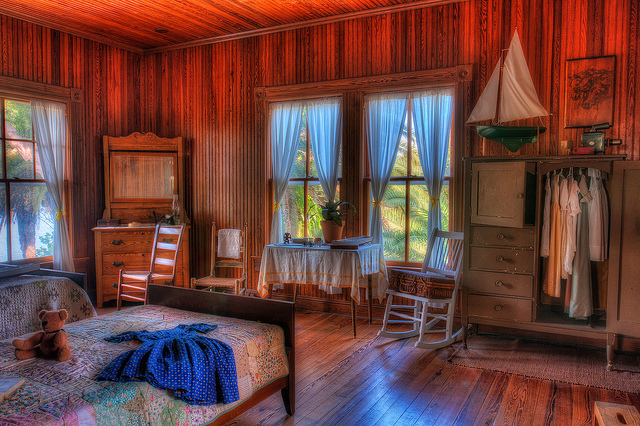
#> input picture synthetic/train2014/000000000275.jpg, 640 x 426 px; its folder holds only this picture in this run
$ python synthetic_dataset.py
#> lines starting #> are read from the running program, lines starting #| are printed output that depends on the picture
### synthetic/image_utils.py
import cv2
import numpy as np
import random
import math

# [6 lines left out: function drawRegion, not called in this run]

def to_homogeneous(corners):
    corners = corners.T
    return np.array([corners[0,], corners[1,], [1, 1, 1, 1]], dtype=int)

# [33 lines left out: functions scale_down, scale_up, center_crop, crop, not called in this run]

def rect2corner(rect):
    return np.array([[rect[0], rect[2]], [rect[1], rect[2]], [rect[1], rect[3]], [rect[0], rect[3]]])

# [37 lines left out: functions minmax_corner, avg_corner, mean_corners_error, not called in this run]

### synthetic/perturbate_dof_old.py
import cv2
import numpy as np
import random
from synthetic.image_utils import *
from matplotlib import pyplot as plt

# Homography (8 dof)
def hom(frame, patch_size=128, rho=32, rho_2=20, training=True,
        synthesis_tracking=True, crop_method='avg'):
    # Discard image if it's too small
    # Image will be resized to match the DeepHomography settings
    if frame.shape < (240, 320):
        return None, None
    if training:
        width, height = 320, 240
    else:
        width, height = 640, 480
    frame = scale_down(frame, (width, height))
    frame = center_crop(frame, (width, height))

    # Get corners
    y, x = np.random.randint(rho, height - rho - patch_size), np.random.randint(rho, width - rho - patch_size)
    corners = np.array([[x,y],
                    [x + patch_size, y],
                    [patch_size + x, patch_size + y],
                    [x, y + patch_size]], dtype=np.float32)

    # Synthesis the tracking scenario where 1st corner is also warped
    if synthesis_tracking:
        delta_p_init = np.float32([[np.random.randint(-rho_2, rho_2), np.random.randint(-rho_2, rho_2)],
                            [np.random.randint(-rho_2, rho_2), np.random.randint(-rho_2, rho_2)],
                            [np.random.randint(-rho_2, rho_2), np.random.randint(-rho_2, rho_2)],
                            [np.random.randint(-rho_2, rho_2), np.random.randint(-rho_2, rho_2)]])
        corners += delta_p_init
        if crop_method == 'avg':
            x_min, x_max, y_min, y_max = avg_corner(corners)
        elif crop_method == 'min':
            x_min, x_max, y_min, y_max = minmax_corner(corners)
        else:
            raise Exception('unsupported cropping method')
    else:
        x_min, x_max, y_min, y_max = x, x + patch_size, y, y + patch_size

    # [9 lines of commented-out code are left out]
    delta_p = np.float32([[np.random.randint(-rho, rho), np.random.randint(-rho, rho)],
                         [np.random.randint(-rho, rho), np.random.randint(-rho, rho)],
                         [np.random.randint(-rho, rho), np.random.randint(-rho, rho)],
                         [np.random.randint(-rho, rho), np.random.randint(-rho, rho)]])
    perturbed_corners = delta_p + corners

    # Get homography
    H = cv2.getPerspectiveTransform(np.float32(perturbed_corners), np.float32(corners))
    # Perturbe frame
    perturbed_frame = cv2.warpPerspective(frame.copy(), H, (width, height), flags=cv2.INTER_CUBIC)

    # Crop patch here
    patch_1 = frame[y_min:y_max, x_min:x_max]
    patch_2 = perturbed_frame[y_min:y_max, x_min:x_max]

    return patch_1, patch_2, delta_p.reshape(8), corners, perturbed_corners, perturbed_frame

# Translation (2 dof)
# [42 lines left out: functions trans, affine, not called in this run]

### synthetic/synthetic_dataset.py
import glob
import cv2
import numpy as np
import random
from matplotlib import pyplot as plt
import os
import shutil
import uuid

from perturbate_dof_old import *
from image_utils import *

# ground truth location drawn in green
warp_func = 'hom'
ground_truth_color = (0, 255, 0)
visualization = 1

# Folder separation
num_samples_per_archive = 8000

# Synthetic settings
num_train_samples = 42000
num_val_samples = 1024
num_test_samples = 5000

def generate_patch(frame_fname, dataset_path, patch_size, rho, no_sample, warp_func='trans', training=True, to_grayscale=True):
    frame = cv2.imread(frame_fname)
    if training:
        frame = cv2.resize(frame, (320, 240), interpolation=cv2.INTER_AREA)
    else:
        frame = cv2.resize(frame, (640, 480), interpolation=cv2.INTER_AREA)
    #frame = cv2.cvtColor(frame, cv2.COLOR_BGR2GRAY)
    if warp_func=='hom':
        patch_1, patch_2, delta_p, corners, perturbed_corners, perturbed_frame = hom(frame, patch_size, rho)
    elif warp_func=='trans':
        patch_1, patch_2, delta_p, corners, perturbed_corners, perturbed_frame = trans(frame, patch_size, rho)
    if patch_1 is None or patch_2 is None or np.isnan(patch_1).any() or np.isnan(patch_2).any():
        return False, None, None, None, None

    # Save images to pre-defined dataset path
    if not training:
        patch_1 = cv2.resize(patch_1, (128, 128), interpolation=cv2.INTER_AREA)
        patch_2 = cv2.resize(patch_2, (128, 128), interpolation=cv2.INTER_AREA)

    if to_grayscale:
        patch_1 = cv2.cvtColor(patch_1, cv2.COLOR_BGR2GRAY)
        patch_2 = cv2.cvtColor(patch_2, cv2.COLOR_BGR2GRAY)

    patch = np.stack((patch_1, patch_2), axis=-1)
    delta_p = np.array(delta_p, dtype=np.float32)

    if visualization:
        frame = cv2.cvtColor(frame, cv2.COLOR_BGR2RGB)
        perturbed_frame = cv2.cvtColor(perturbed_frame, cv2.COLOR_BGR2RGB)
        drawRegion(frame, to_homogeneous(corners), thickness=2)
        drawRegion(frame, to_homogeneous(perturbed_corners), (255, 0, 0), thickness=2)
        drawRegion(perturbed_frame, to_homogeneous(corners), (255, 0, 0), thickness=2)
        print(delta_p)
        print(np.array(delta_p).shape)
        print(os.path.join(dataset_path, str(no_sample)+"_"+frame_fname.split('/')[-1][:-4]+'_patch.npy'))
        print(os.path.join(dataset_path, str(no_sample)+"_"+frame_fname.split('/')[-1][:-4]+'_delta_p.npy'))
        patch_1 = cv2.cvtColor(patch_1, cv2.COLOR_GRAY2RGB)
        patch_2 = cv2.cvtColor(patch_2, cv2.COLOR_GRAY2RGB)
        #plt.subplot(1,2,1)
        #plt.title('Original image')
        plt.imshow(frame)
        #plt.subplot(1,2,2)
        #plt.title('After applying homography')
        #plt.imshow(perturbed_frame)
        plt.show()
        plt.subplot(1,2,1)
        plt.title('patch_1')
        plt.imshow(patch_1)
        plt.subplot(1,2,2)
        plt.title('patch_2')
        plt.imshow(patch_2)
        plt.show()
        exit()

    return True, patch, delta_p, corners, perturbed_corners

def generate_dataset(num_samples, patch_size, rho, dataset='train', training=True, num_synthesis=1):
    print('start generating', dataset, 'samples...')
    # Folder to read in images
    images = np.array(glob.glob('./'+dataset+'2014/*.jpg'))
    # Folder to be saved
    dataset_path = os.path.join(os.getcwd(), dataset+'_'+warp_func)
    print(dataset_path)
    if os.path.exists(dataset_path):
        shutil.rmtree(dataset_path)
    os.makedirs(dataset_path)

    # !!!TOO MANY, NEED TO SAVE IMAGES AS SINGLE FILES ON DISK!!!
    num_samples_generated = 0
    num_synthesis_done = 0
    i = 0
    if not training:
        height, width = 480, 640
    else:
        height, width = 240, 320

    patches_samples = []
    delta_p_samples = []
    while num_samples_generated < num_samples*num_synthesis:
        # Generate init coordiante here
        succeed, patch, delta_p, corners, perturbed_corners = generate_patch(frame_fname=images[i], warp_func=warp_func, rho=rho, no_sample=num_samples_generated+1,
                                     patch_size=patch_size, dataset_path=dataset_path, training=training)
#> in generate_patch, frame is the input picture: shape (426, 640, 3); mean B, G, R 61.1, 66.3, 108.6
#> in generate_patch, `frame = cv2.resize(frame, (320, 240), interpolation=cv2.INTER_AREA)`:
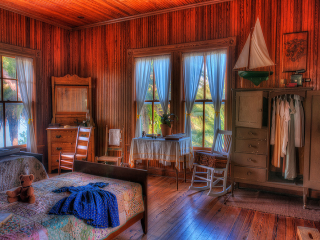
#> frame: shape (240, 320, 3); mean B, G, R 61.2, 66.3, 108.6
#> in hom, `perturbed_frame = cv2.warpPerspective(frame.copy(), H, (width, height)..`:
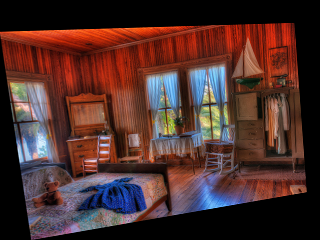
#> perturbed_frame: shape (240, 320, 3); mean of channels 0, 1, 2 43.9, 47.4, 77.9; drawn as B, G, R
#> in hom, `patch_1 = frame[y_min:y_max, x_min:x_max]`:
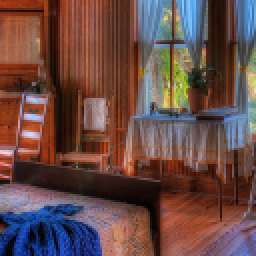
#> patch_1: shape (128, 128, 3) (shown 2 times larger); mean of channels 0, 1, 2 70.5, 74.5, 103.5; drawn as B, G, R
#> in hom, `patch_2 = perturbed_frame[y_min:y_max, x_min:x_max]`:
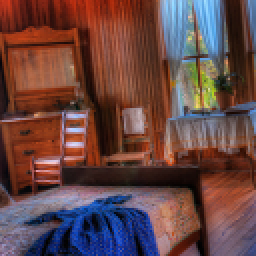
#> patch_2: shape (128, 128, 3) (shown 2 times larger); mean of channels 0, 1, 2 67.8, 70, 102.9; drawn as B, G, R
#> in generate_patch, `patch_1, patch_2, delta_p, corners, perturbed_corners, perturbed_frame..`: delta_p = [-9, -26, -8, -8, -20, 26, -31, 6]; corners = [[59, 59], [190, 95], [196, 203], [80, 220]]; perturbed_corners = [[50, 33], [182, 87], [176, 229], [49, 226]]
#> in generate_patch, `patch_1 = cv2.cvtColor(patch_1, cv2.COLOR_BGR2GRAY)`:
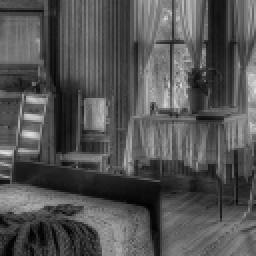
#> patch_1: shape (128, 128) (shown 2 times larger); min 2, max 226, mean 82.7
#> in generate_patch, `patch_2 = cv2.cvtColor(patch_2, cv2.COLOR_BGR2GRAY)`:
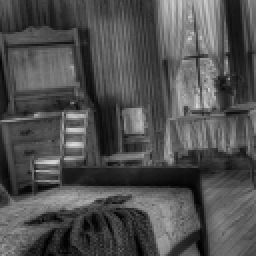
#> patch_2: shape (128, 128) (shown 2 times larger); min 0, max 221, mean 79.6
#> in to_homogeneous, `corners = corners.T`: corners = [[59, 190, 196, 80], [59, 95, 203, 220]]
#> the loop in drawRegion, `for i in range(4):` made 4 passes
#> call 2 of drawRegion, with corners = array of shape (3, 4), color = (255, 0, 0), thickness = 2
#> the loop in drawRegion (call 2), `for i in range(4):` made 4 passes
#> after the loop in drawRegion (call 2), `for i in range(4):`:
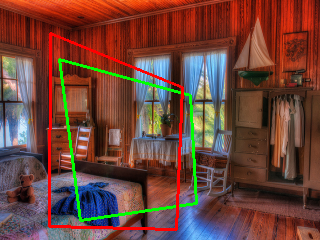
#> img: shape (240, 320, 3); mean R, G, B 110, 68.3, 57.9
#| [ -9. -26.  -8.  -8. -20.  26. -31.   6.]
#| (8,)

        if succeed:
            num_samples_generated += 1
            num_synthesis_done += 1
            patches_samples.append(patch)
            delta_p_samples.append(delta_p)
            if num_synthesis_done >= num_synthesis:
                i += 1
                num_synthesis_done = 0

        if i >= len(images):
            i = 0
        if not succeed:
            print(images[i])
        if len(delta_p_samples) >= num_samples_per_archive:
            # Save as npz files here
            name = str(uuid.uuid4())
            pack = os.path.join(dataset_path, name + '.npz')
            with open(pack, 'wb') as f:
                np.savez(f, images=np.stack(patches_samples), offsets=np.stack(delta_p_samples))
            print('bundled:', name)
            patches_samples = []
            delta_p_samples = []

    if len(delta_p_samples) > 0:
        # Save as npz files here
        name = str(uuid.uuid4())
        pack = os.path.join(dataset_path, name + '.npz')
        with open(pack, 'wb') as f:
            np.savez(f, images=np.stack(patches_samples), offsets=np.stack(delta_p_samples))
        print('bundled:', name)

    print('success.')

if __name__ == '__main__':
    generate_dataset(num_train_samples, patch_size=128, rho=32, dataset='train', num_synthesis=12)
#> (the program exits here)
